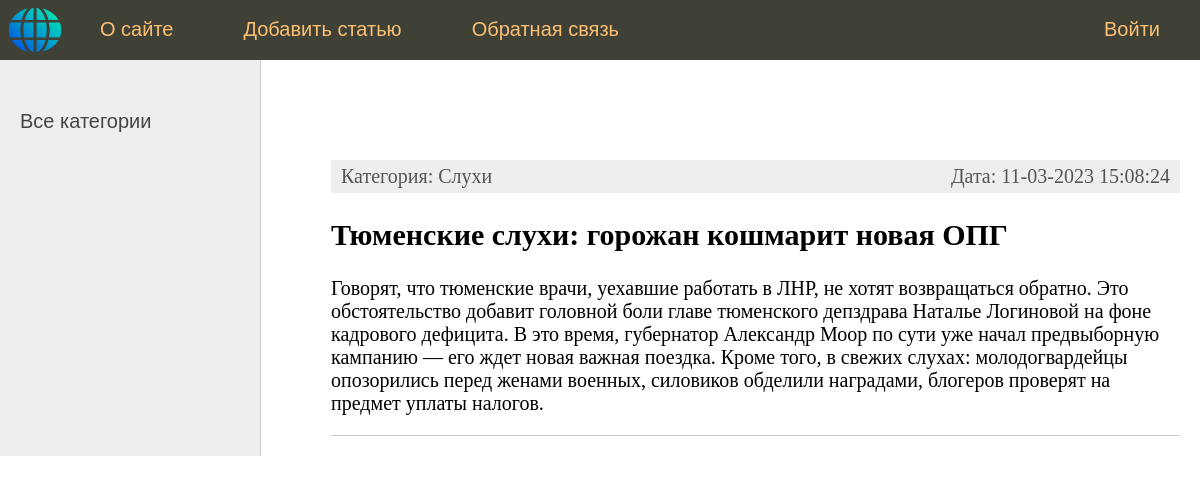
/post/5/, run on the app's committed database.
### women/models.py (models this page shows, shortened)
class Women(models.Model):
    title = models.CharField(max_length=255)
    content = models.TextField(blank=True)
    photo = models.ImageField(upload_to="photos/%Y/%m/%d", null=True)
    time_create = models.DateTimeField(auto_now_add=True)
    time_update = models.DateTimeField(auto_now=True)
    is_published = models.BooleanField(default=True)
    cat = models.ForeignKey('Category', on_delete=models.PROTECT, null=True)
    class Meta:
        verbose_name = 'Новости :)'
        verbose_name_plural = 'Новости :)'
        ordering = ['time_create', 'title']

class Category(models.Model):
    name = models.CharField(max_length=100, db_index=True)
    def __str__(self):
        return self.name

### women/views.py (the view)
# urls.py: path("post/<int:post_id>/", show_post, name="post"),
def show_post(request, post_id):
    post = Women.objects.filter(id=post_id)
    context = {
        'posts': post,
        'menu': menu,
        'title': 'Отображение по рубрикам',
        'cat_selected': post_id
    }
    return render(request, 'women/post.html', context=context)

### women/templates/women/post.html (shortened to what this page needs)
{% extends 'women/base.html' %}
{% block content %}
<ul class="list-articles">
	{% for p in posts %}
			<li>
				<div class="article-panel">
					<p class="first">Категория: {{p.cat}}</p>
					<p class="last">Дата: {{p.time_update|date:"d-m-Y H:i:s"}}</p>
				</div>
				<h2>{{p.title}}</h2>
	{% autoescape on %}
	{{p.content|linebreaks}}
	{% endautoescape %}
			</li>
	{% endfor %}
</ul>
{% endblock %}

### women/static/women/css/styles.css (style rules this page uses)
html, body { font-family: 'Arial'; margin: 0; padding: 0; height: 100%; width: 100%; color: #444; }
div.article-panel { background: #eee; padding: 5px 10px 5px 10px; box-sizing: border-box; overflow: hidden; color: #555; }
div.article-panel p.first { margin: 0; float: left; }
div.article-panel p.last { margin: 0; float: right; }
ul.list-articles { list-style: none; margin: 0; padding: 0; }
ul.list-articles li { border-bottom: 1px solid #ccc; }

### data on the page
Women: cat "Слухи", time_update "11-03-2023 15:08:24", title "Тюменские слухи: горожан кошмарит новая ОПГ", content "Говорят, что тюменские врачи, уехавшие работать в ЛНР, не хотят возвращаться обратно. Это обстоятельство добавит головной боли главе тюменского депздрава Наталье Логиновой на фоне кадрового дефицита. В это время, губернатор Александр Моор по сути уже начал предвыборную кампанию — его ждет новая важная поездка. Кроме того, в свежих слухах: молодогвардейцы опозорились перед женами военных, силовиков обделили наградами, блогеров проверят на предмет уплаты налогов."

### other printed values
{{ m.title }} "О сайте" "Добавить статью" "Обратная связь"
{{ m.title }} "Войти"
